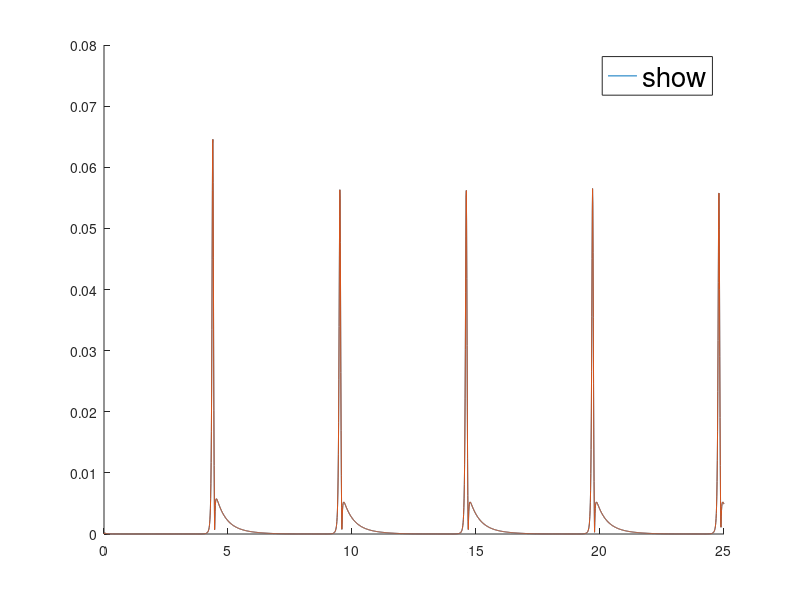

The MATLAB script that drew this image:
clear all
tmax = 25;
step = 0.01;
tsol = 0:step:tmax;
ysol = zeros(1, length(tsol));
xsol = zeros(1, length(tsol));
errorx = zeros(1, length(tsol));
errory = zeros(1, length(tsol));
xsol(1) = 1;
ysol(1) = 1;
ysol1 = zeros(1, length(tsol));
xsol1 = zeros(1, length(tsol));
xsol1(1) = 1;
ysol1(1) = 1;
Aconst = 2;
Bconst = 6;
fxyt = @(tsol, xsol, ysol) Aconst - (Bconst * xsol) + xsol^2 * ysol - xsol;
gxyt = @(tsol, xsol, ysol) Bconst * xsol - xsol^2 * ysol;
for i = 1:(length(tsol)-1)
    k0 = fxyt(tsol(i), xsol(i), ysol(i));
    l0 = gxyt(tsol(i), xsol(i), ysol(i));
    k1 = fxyt(tsol(i)+0.5*step,xsol(i)+0.5*step*k0,ysol(i)+0.5*step*l0);
    l1 = gxyt(tsol(i)+0.5*step,xsol(i)+0.5*step*k0,ysol(i)+0.5*step*l0);
    k2 = fxyt((tsol(i)+0.5*step),(xsol(i)+step*(k0+k1)/4),(ysol(i)+step*(l0+l1)/4));
    l2 = gxyt((tsol(i)+0.5*step),(xsol(i)+step*(k0+k1)/4),(ysol(i)+step*(l0+l1)/4));
    k3 = fxyt((tsol(i)+step),(xsol(i)-step*(k1-2*k2)),(ysol(i)-step*(l1-2*l2)));
    l3 = gxyt((tsol(i)+step),(xsol(i)-step*(k1-2*k2)),(ysol(i)-step*(l1-2*l2)));
    k4 = fxyt((tsol(i)+(2*step/3)),(xsol(i)+step*(7*k0+10*k1+k3)/27),(ysol(i)+step*(7*l0+10*l1+l3)/27));
    l4 = gxyt((tsol(i)+(2*step/3)),(xsol(i)+step*(7*k0+10*k1+k3)/27),(ysol(i)+step*(7*l0+10*l1+l3)/27));
    k5 = fxyt((tsol(i)+0.2*step),(xsol(i) + step*(28*k0-125*k1+546*k2+54*k3-378*k4)/625),(ysol(i) + step*(28*l0-125*l1+546*l2+54*l3-378*k4)/625));
    l5 = gxyt((tsol(i)+0.2*step),(xsol(i) + step*(28*k0-125*k1+546*k2+54*k3-378*k4)/625),(ysol(i) + step*(28*l0-125*l1+546*l2+54*l3-378*k4)/625));
    xsol(i+1) = xsol(i) + (1/6)*step*(k0 + 4*k2 + k3);
    ysol(i+1) = ysol(i) + (1/6)*step*(l0 + 4*l2 + l3);
    xsol1(i+1) = xsol(i) + (1/336)*step*(14*k0+35*k3+162*k4+125*k5);
    ysol1(i+1) = ysol(i) + (1/336)*step*(14*l0+35*l3+162*l4+125*l5);
    
end
errorx = abs(xsol-xsol1);
errory = abs(ysol-ysol1);
%hold on
%plot(xsol, ysol,'DisplayName', 'Converged limit cycle');
%plot(xsol1, ysol1,'DisplayName', 'Accurate');
%title('RK4 approximation of the Brusselator in the phase plane (x,y)','FontSize',14);
%xlabel('x', 'FontSize',14);
%ylabel('y', 'FontSize',14);
%legend('show', 'FontSize',20);
%set(gca,'FontSize',20);
%hold off
hold on
plot(tsol, errorx,'DisplayName', 'X');
plot(tsol, errory,'DisplayName', 'y');
legend('show', 'FontSize',20);
